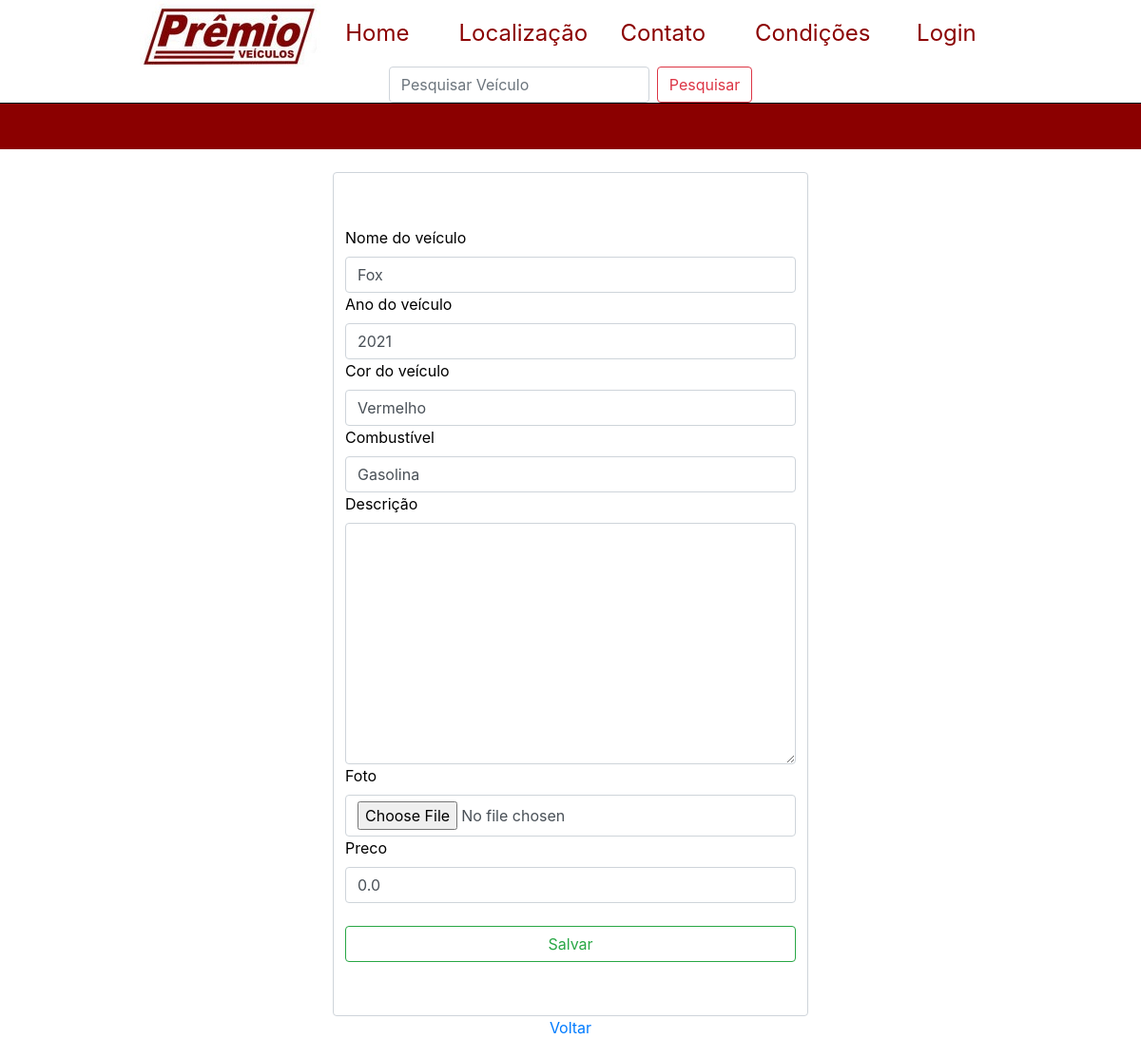
The page /editar/9 on the database as committed earlier.
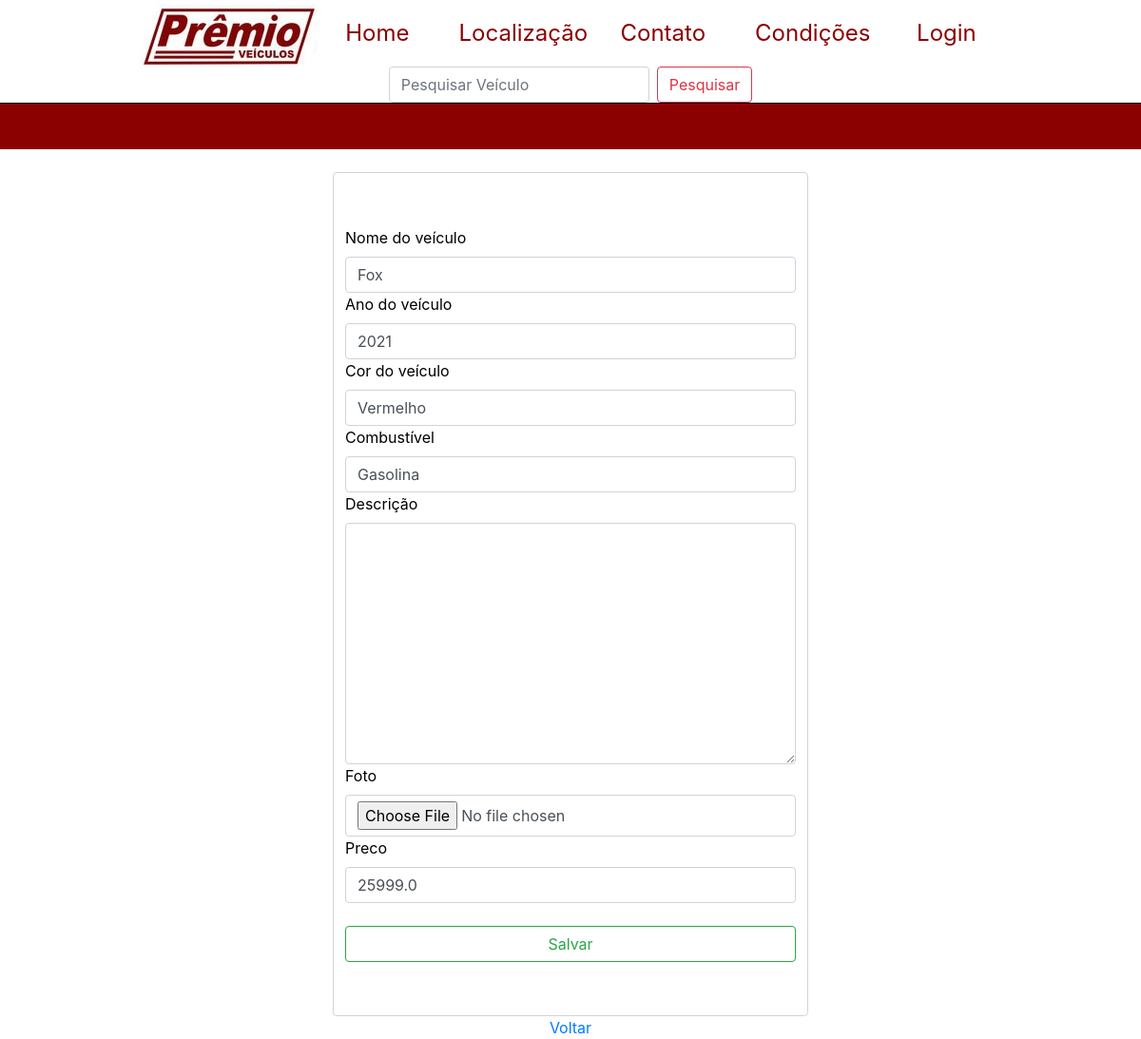
The same page on the database as committed later.
### apps/galeria/models.py (models this page shows, shortened)
class Veiculo(models.Model):
    nome = models.CharField(max_length=150, null=False, blank=False,)
    ano = models.IntegerField(null=False, blank=False,)
    cor = models.CharField(max_length=100, blank=False, null=False)
    combustivel = models.CharField(max_length=150, blank=False, null=False)
    descricao = models.TextField(null=True, blank=True)
    foto = models.ImageField(upload_to='veiculos/imagens', blank=False, null=False)
    data = models.DateTimeField(auto_now_add=True, blank=False)
    publicada = models.BooleanField(default=True)
    preco = models.FloatField(max_length=20, blank=True, null=True, default=0)

### apps/galeria/views.py (the view)
# urls.py: path('editar/<int:veiculo_id>', editar_veiculo, name='editar_veiculo')
def editar_veiculo(request, veiculo_id):
    veiculo = Veiculo.objects.get(id=veiculo_id)
    form = VeiculoForm(instance=veiculo)
    if request.method == 'POST':
        form = VeiculoForm(request.POST, request.FILES, instance=veiculo)
        if form.is_valid():
            form.save()
            messages.success(request, 'Veiculo editado com sucesso!')
            return redirect('index')
    return render(request, 'galeria/editar_veiculo.html', {'form':form, 'veiculo_id':veiculo_id})

### apps/galeria/forms.py
class VeiculoForm(forms.ModelForm):
    class Meta:
        model = Veiculo
        exclude = ['publicada',]
        labels = {
            'nome': 'Nome do veículo',
            'ano': 'Ano do veículo',
            'cor': 'Cor do veículo',
            'combustivel': 'Combustível',
            'descricao': 'Descrição',
            'data': 'Data de registro',
        }
        widgets = {
            'nome': forms.TextInput(attrs={'class': 'form-control'}),
            'ano': forms.TextInput(attrs={'class': 'form-control'}),
            'cor': forms.TextInput(attrs={'class': 'form-control'}),
            'combustivel': forms.TextInput(attrs={'class': 'form-control'}),
            'descricao': forms.Textarea(attrs={'class': 'form-control'}),
            'foto': forms.FileInput(attrs={'class': 'form-control'}),
            'preco': forms.NumberInput(attrs={'class':'form-control'}),
            'data': forms.DateInput(
                format= '%d/%m/%Y',
                attrs={
                    'class': 'form-control',
                    'type': 'date',
                }
            ),
        }

### templates/galeria/editar_veiculo.html (shortened to what this page needs)
{% extends 'shared/base.html' %}
{% load static %}
{% block content %}
<br>
<div style="margin: auto; width: 500px;">
    <form method="post" class="form-control" enctype="multipart/form-data" style="margin: auto;">
        <div style="margin: 50px auto;">
            {% for field in form.visible_fields %}
            <div>
                <label for="field.id_for_label">{{field.label}}</label>
            {{field}}
            </div>
            {% endfor %}
            <br>
        <button class="btn btn-outline-success my-2 my-sm-0" type="submit" style="margin: auto; width: -webkit-fill-available;">Salvar</button>
        </div>
    </form>
    <div style="text-align: center;"><a href="{% url 'imagem' veiculo_id %}">Voltar</a></div>
</div>
{% endblock %}

### templates/shared/base.html (shortened to what this page needs)
{% load static %}
<!DOCTYPE html>
<html lang="en">
<head>
    <link rel="stylesheet" href="{% static 'styles/style.css' %}">
    <link rel="stylesheet" href="https://cdn.jsdelivr.net/npm/bootstrap@4.0.0/dist/css/bootstrap.min.css">
</head>
<body>
    <nav class="nav justify-content-center" style="background-color: white; border-bottom: 1px solid black">
        <a href="#"><img src="{% static 'assets/imagens/logo_premioveiculos.jpg'%}" alt="Logo"></a>
        <ul class="nav justify-content-center">
            <li class="nav-item"><a href="{% url 'index' %}" class="nav-link active" style="color: darkred;">Home</a></li>
            <li class="nav-item"><a href="#" class="nav-link active" style="color: darkred;">Localização</a></li>
            <li class="nav-item"><a href="{% url 'contato' %}" class="nav-link active" style="color: darkred;">Contato</a></li>
            {% if request.user.is_authenticated %}
            <li class="nav-item"><a href="{% url 'financiamento' %}" class="nav-link active" style="color: darkred;">Financiamento</a></li>
            {% else %}
            <li class="nav-item"><a href="#" class="nav-link active" style="color: darkred;">Condições</a></li>
            {% endif %}
            <li class="nav-item"><a href="{% url 'login' %}" class="nav-link active" style="color: darkred;">Login</a></li>
        </ul>
        <form action="{% url 'buscar' %}" method="get" class="form-inline my-2 my-lg-0" >
            <input class="form-control mr-sm-2" type="search" name="buscar" placeholder="Pesquisar Veículo">
            <button class="btn btn-outline-danger my-2 my-sm-0" type="submit">Pesquisar</button>
        </form>
    </nav>
    <header>
    </header>
    {% block content %}
    {% endblock %}
</body>
</html>

### setup/static/styles/style.css (style rules this page uses)
html, body, div, span, applet, object, iframe, h1, h2, h3, h4, h5, h6, p, blockquote, pre, a, abbr, acronym, address, big, cite, code, del, dfn, em, img, ins, kbd, q, s, samp, small, strike, strong, sub, sup, tt, var, b, u, i, center, dl, dt, dd, ol, ul, li, fieldset, form, label, legend, table, caption, tbody, tfoot, thead, tr, th, td, article, aside, canvas, details, embed, figure, figcaption, header, hgroup, menu, nav, output, ruby, section, summary, time, mark, audio, video { margin: 0; padding: 0; border: 0; font-size: 100%; font: inherit; vertical-align: baseline; }
article, aside, details, figcaption, figure, header, hgroup, menu, nav, section { display: block; }
body { background-color: white; height: 100vh; }
header { background-color: darkred; color: #FFFFFF; text-align: center; padding: 20px; }
form { display: inline-block; }
.nav { display: -webkit-box; display: -ms-flexbox; display: flex; -ms-flex-wrap: wrap; flex-wrap: wrap; padding-left: 0; margin-bottom: 0; list-style: none; flex-direction: row; align-content: space-around; justify-content: space-evenly; }
.nav li { padding: 0px; max-width: 150px; color: rgb(63, 0, 0); font-size: 1.5em; justify-content: space-evenly; margin: auto 10px; }
span, label { color: black; }
img { height: -webkit-fill-available; max-width: -webkit-fill-available; }

Rows that differ between the two databases and show on the page:
changed Veiculo "Fox": preco "0.0" → "25999.0"
